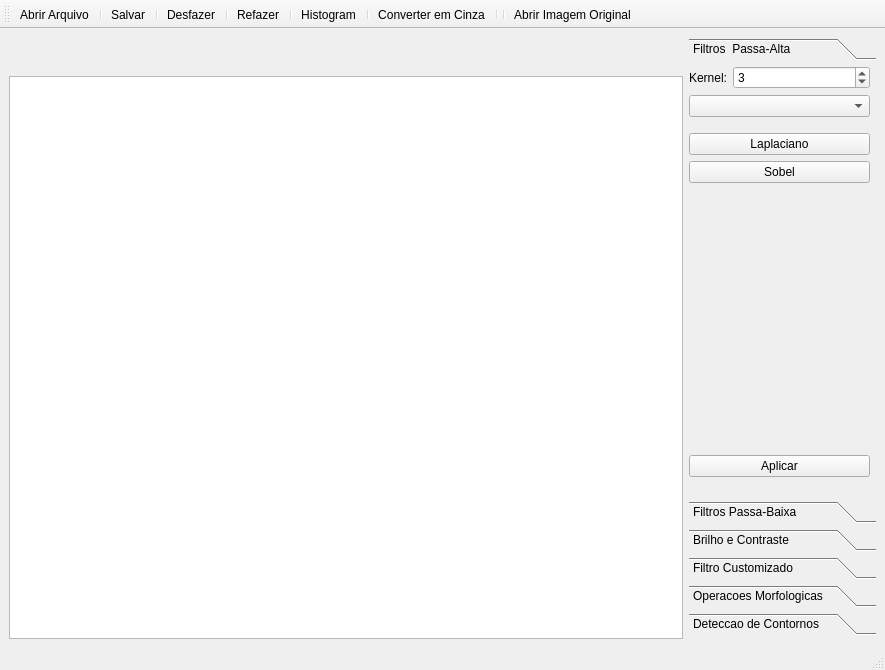
<?xml version="1.0" encoding="UTF-8"?>
<ui version="4.0">
 <class>MainWindow</class>
 <widget class="QMainWindow" name="MainWindow">
  <property name="geometry">
   <rect>
    <x>0</x>
    <y>0</y>
    <width>885</width>
    <height>670</height>
   </rect>
  </property>
  <property name="sizePolicy">
   <sizepolicy hsizetype="Preferred" vsizetype="Preferred">
    <horstretch>0</horstretch>
    <verstretch>0</verstretch>
   </sizepolicy>
  </property>
  <property name="windowTitle">
   <string>Editor de Imagem</string>
  </property>
  <property name="autoFillBackground">
   <bool>false</bool>
  </property>
  <property name="toolButtonStyle">
   <enum>Qt::ToolButtonIconOnly</enum>
  </property>
  <widget class="QWidget" name="centralwidget">
   <property name="enabled">
    <bool>true</bool>
   </property>
   <property name="sizePolicy">
    <sizepolicy hsizetype="Expanding" vsizetype="Expanding">
     <horstretch>0</horstretch>
     <verstretch>0</verstretch>
    </sizepolicy>
   </property>
   <property name="maximumSize">
    <size>
     <width>9999999</width>
     <height>9999999</height>
    </size>
   </property>
   <layout class="QHBoxLayout" name="horizontalLayout_17">
    <item>
     <layout class="QVBoxLayout" name="verticalLayout_26">
      <item alignment="Qt::AlignHCenter|Qt::AlignVCenter">
       <widget class="QWidget" name="horizontalWidget_4" native="true">
        <property name="sizePolicy">
         <sizepolicy hsizetype="Expanding" vsizetype="Fixed">
          <horstretch>0</horstretch>
          <verstretch>0</verstretch>
         </sizepolicy>
        </property>
        <layout class="QHBoxLayout" name="horizontalLayout_18">
         <property name="leftMargin">
          <number>1</number>
         </property>
         <item alignment="Qt::AlignHCenter|Qt::AlignVCenter">
          <widget class="QLabel" name="InfoEdit">
           <property name="text">
            <string/>
           </property>
          </widget>
         </item>
        </layout>
       </widget>
      </item>
      <item>
       <layout class="QHBoxLayout" name="horizontalLayout_16">
        <item>
         <widget class="QGraphicsView" name="GraphicEdit"/>
        </item>
       </layout>
      </item>
     </layout>
    </item>
    <item alignment="Qt::AlignTop">
     <widget class="QToolBox" name="toolBox">
      <property name="enabled">
       <bool>true</bool>
      </property>
      <property name="sizePolicy">
       <sizepolicy hsizetype="Fixed" vsizetype="Preferred">
        <horstretch>0</horstretch>
        <verstretch>0</verstretch>
       </sizepolicy>
      </property>
      <property name="minimumSize">
       <size>
        <width>187</width>
        <height>597</height>
       </size>
      </property>
      <property name="maximumSize">
       <size>
        <width>16777215</width>
        <height>597</height>
       </size>
      </property>
      <property name="currentIndex">
       <number>0</number>
      </property>
      <widget class="QWidget" name="FiltroAlto_4">
       <property name="geometry">
        <rect>
         <x>0</x>
         <y>0</y>
         <width>187</width>
         <height>417</height>
        </rect>
       </property>
       <attribute name="label">
        <string>Filtros  Passa-Alta</string>
       </attribute>
       <widget class="QWidget" name="verticalLayoutWidget_7">
        <property name="geometry">
         <rect>
          <x>0</x>
          <y>0</y>
          <width>181</width>
          <height>411</height>
         </rect>
        </property>
        <layout class="QVBoxLayout" name="verticalLayout_20">
         <item>
          <layout class="QFormLayout" name="formLayout_17">
           <item row="0" column="0">
            <widget class="QLabel" name="KernelLabelAlta_4">
             <property name="text">
              <string>Kernel:</string>
             </property>
            </widget>
           </item>
           <item row="0" column="1">
            <widget class="QSpinBox" name="KernelValueAlta_4">
             <property name="minimum">
              <number>0</number>
             </property>
             <property name="maximum">
              <number>101</number>
             </property>
             <property name="singleStep">
              <number>1</number>
             </property>
             <property name="value">
              <number>3</number>
             </property>
            </widget>
           </item>
          </layout>
         </item>
         <item>
          <widget class="QComboBox" name="ComboAlta"/>
         </item>
         <item>
          <spacer name="verticalSpacer_31">
           <property name="orientation">
            <enum>Qt::Vertical</enum>
           </property>
           <property name="sizeType">
            <enum>QSizePolicy::Preferred</enum>
           </property>
           <property name="sizeHint" stdset="0">
            <size>
             <width>20</width>
             <height>10</height>
            </size>
           </property>
          </spacer>
         </item>
         <item>
          <widget class="QPushButton" name="ButtonLaplace_4">
           <property name="text">
            <string>Laplaciano</string>
           </property>
          </widget>
         </item>
         <item>
          <widget class="QPushButton" name="ButtonSobel_4">
           <property name="text">
            <string>Sobel</string>
           </property>
          </widget>
         </item>
         <item>
          <spacer name="verticalSpacer_32">
           <property name="orientation">
            <enum>Qt::Vertical</enum>
           </property>
           <property name="sizeHint" stdset="0">
            <size>
             <width>20</width>
             <height>40</height>
            </size>
           </property>
          </spacer>
         </item>
         <item>
          <widget class="QPushButton" name="AplicarAlta">
           <property name="text">
            <string>Aplicar</string>
           </property>
          </widget>
         </item>
        </layout>
       </widget>
      </widget>
      <widget class="QWidget" name="FiltroBaixo_4">
       <property name="geometry">
        <rect>
         <x>0</x>
         <y>0</y>
         <width>98</width>
         <height>28</height>
        </rect>
       </property>
       <attribute name="label">
        <string>Filtros Passa-Baixa</string>
       </attribute>
       <widget class="QWidget" name="verticalLayoutWidget_20">
        <property name="geometry">
         <rect>
          <x>0</x>
          <y>0</y>
          <width>181</width>
          <height>411</height>
         </rect>
        </property>
        <layout class="QVBoxLayout" name="verticalLayout_21">
         <item>
          <layout class="QFormLayout" name="formLayout_18">
           <item row="0" column="0">
            <widget class="QLabel" name="KernelLabelBaixa_4">
             <property name="text">
              <string>Kernel:</string>
             </property>
            </widget>
           </item>
           <item row="0" column="1">
            <widget class="QSpinBox" name="KernelValueBaixa_4">
             <property name="minimum">
              <number>0</number>
             </property>
             <property name="maximum">
              <number>101</number>
             </property>
             <property name="singleStep">
              <number>1</number>
             </property>
             <property name="value">
              <number>3</number>
             </property>
            </widget>
           </item>
          </layout>
         </item>
         <item>
          <spacer name="verticalSpacer_33">
           <property name="orientation">
            <enum>Qt::Vertical</enum>
           </property>
           <property name="sizeType">
            <enum>QSizePolicy::Preferred</enum>
           </property>
           <property name="sizeHint" stdset="0">
            <size>
             <width>20</width>
             <height>10</height>
            </size>
           </property>
          </spacer>
         </item>
         <item>
          <widget class="QPushButton" name="ButtonMedia_4">
           <property name="text">
            <string>Media</string>
           </property>
          </widget>
         </item>
         <item>
          <widget class="QPushButton" name="ButtonGaus_4">
           <property name="text">
            <string>Gaussiano</string>
           </property>
          </widget>
         </item>
         <item>
          <widget class="QPushButton" name="ButtonMediana_4">
           <property name="text">
            <string>Mediana</string>
           </property>
          </widget>
         </item>
         <item>
          <spacer name="verticalSpacer_34">
           <property name="orientation">
            <enum>Qt::Vertical</enum>
           </property>
           <property name="sizeHint" stdset="0">
            <size>
             <width>20</width>
             <height>40</height>
            </size>
           </property>
          </spacer>
         </item>
         <item>
          <widget class="QPushButton" name="AplicarBaixa">
           <property name="text">
            <string>Aplicar</string>
           </property>
          </widget>
         </item>
        </layout>
       </widget>
      </widget>
      <widget class="QWidget" name="BrilhoContraste_4">
       <property name="geometry">
        <rect>
         <x>0</x>
         <y>0</y>
         <width>98</width>
         <height>28</height>
        </rect>
       </property>
       <attribute name="label">
        <string>Brilho e Contraste</string>
       </attribute>
       <widget class="QWidget" name="verticalLayoutWidget">
        <property name="geometry">
         <rect>
          <x>0</x>
          <y>0</y>
          <width>184</width>
          <height>411</height>
         </rect>
        </property>
        <layout class="QVBoxLayout" name="verticalLayout">
         <item>
          <layout class="QFormLayout" name="formLayout">
           <property name="sizeConstraint">
            <enum>QLayout::SetDefaultConstraint</enum>
           </property>
           <property name="formAlignment">
            <set>Qt::AlignLeading|Qt::AlignLeft|Qt::AlignTop</set>
           </property>
           <property name="horizontalSpacing">
            <number>7</number>
           </property>
           <property name="verticalSpacing">
            <number>0</number>
           </property>
           <property name="leftMargin">
            <number>0</number>
           </property>
           <item row="0" column="0">
            <widget class="QLabel" name="BrilhoLabel_4">
             <property name="text">
              <string>Brilho:</string>
             </property>
            </widget>
           </item>
           <item row="1" column="0">
            <widget class="QSlider" name="BrilhoSlider_4">
             <property name="minimumSize">
              <size>
               <width>125</width>
               <height>0</height>
              </size>
             </property>
             <property name="minimum">
              <number>-127</number>
             </property>
             <property name="maximum">
              <number>127</number>
             </property>
             <property name="orientation">
              <enum>Qt::Horizontal</enum>
             </property>
            </widget>
           </item>
           <item row="1" column="1">
            <widget class="QSpinBox" name="BrilhoValue">
             <property name="minimum">
              <number>-127</number>
             </property>
             <property name="maximum">
              <number>127</number>
             </property>
            </widget>
           </item>
           <item row="2" column="0">
            <widget class="QLabel" name="ConstrasteLabel_4">
             <property name="text">
              <string>Constraste:</string>
             </property>
            </widget>
           </item>
           <item row="3" column="0">
            <widget class="QSlider" name="ConstrasteSlider_4">
             <property name="minimumSize">
              <size>
               <width>125</width>
               <height>0</height>
              </size>
             </property>
             <property name="minimum">
              <number>0</number>
             </property>
             <property name="maximum">
              <number>30</number>
             </property>
             <property name="value">
              <number>10</number>
             </property>
             <property name="orientation">
              <enum>Qt::Horizontal</enum>
             </property>
            </widget>
           </item>
           <item row="3" column="1">
            <widget class="QDoubleSpinBox" name="ContrasteValue">
             <property name="decimals">
              <number>1</number>
             </property>
             <property name="minimum">
              <double>0.100000000000000</double>
             </property>
             <property name="maximum">
              <double>3.000000000000000</double>
             </property>
             <property name="singleStep">
              <double>0.100000000000000</double>
             </property>
             <property name="value">
              <double>0.100000000000000</double>
             </property>
            </widget>
           </item>
          </layout>
         </item>
         <item>
          <spacer name="verticalSpacer_3">
           <property name="orientation">
            <enum>Qt::Vertical</enum>
           </property>
           <property name="sizeHint" stdset="0">
            <size>
             <width>20</width>
             <height>40</height>
            </size>
           </property>
          </spacer>
         </item>
         <item>
          <spacer name="verticalSpacer_2">
           <property name="orientation">
            <enum>Qt::Vertical</enum>
           </property>
           <property name="sizeHint" stdset="0">
            <size>
             <width>20</width>
             <height>40</height>
            </size>
           </property>
          </spacer>
         </item>
         <item>
          <spacer name="verticalSpacer">
           <property name="orientation">
            <enum>Qt::Vertical</enum>
           </property>
           <property name="sizeHint" stdset="0">
            <size>
             <width>20</width>
             <height>40</height>
            </size>
           </property>
          </spacer>
         </item>
         <item>
          <widget class="QPushButton" name="AplicarBeC">
           <property name="text">
            <string>Aplicar</string>
           </property>
          </widget>
         </item>
        </layout>
       </widget>
      </widget>
      <widget class="QWidget" name="CustomFiltros_4">
       <property name="geometry">
        <rect>
         <x>0</x>
         <y>0</y>
         <width>98</width>
         <height>28</height>
        </rect>
       </property>
       <attribute name="label">
        <string>Filtro Customizado</string>
       </attribute>
       <widget class="QWidget" name="verticalLayoutWidget_22">
        <property name="geometry">
         <rect>
          <x>0</x>
          <y>0</y>
          <width>181</width>
          <height>411</height>
         </rect>
        </property>
        <layout class="QVBoxLayout" name="verticalLayout_23">
         <item>
          <layout class="QFormLayout" name="formLayout_19">
           <item row="0" column="0">
            <widget class="QLabel" name="KernelLabelCustom_4">
             <property name="text">
              <string>Kernel:</string>
             </property>
            </widget>
           </item>
           <item row="0" column="1">
            <widget class="QSpinBox" name="KernelValueCustom_4">
             <property name="minimum">
              <number>0</number>
             </property>
             <property name="maximum">
              <number>31</number>
             </property>
             <property name="singleStep">
              <number>1</number>
             </property>
             <property name="value">
              <number>3</number>
             </property>
            </widget>
           </item>
          </layout>
         </item>
         <item>
          <widget class="QPushButton" name="ButtonCustomize">
           <property name="text">
            <string>Customize</string>
           </property>
          </widget>
         </item>
         <item>
          <spacer name="verticalSpacer_37">
           <property name="orientation">
            <enum>Qt::Vertical</enum>
           </property>
           <property name="sizeHint" stdset="0">
            <size>
             <width>20</width>
             <height>40</height>
            </size>
           </property>
          </spacer>
         </item>
         <item>
          <widget class="QPushButton" name="AplicarCustom">
           <property name="text">
            <string>Aplicar</string>
           </property>
          </widget>
         </item>
        </layout>
       </widget>
      </widget>
      <widget class="QWidget" name="OpMorf_4">
       <property name="geometry">
        <rect>
         <x>0</x>
         <y>0</y>
         <width>98</width>
         <height>28</height>
        </rect>
       </property>
       <attribute name="label">
        <string>Operacoes Morfologicas</string>
       </attribute>
       <widget class="QWidget" name="verticalLayoutWidget_23">
        <property name="geometry">
         <rect>
          <x>0</x>
          <y>0</y>
          <width>181</width>
          <height>411</height>
         </rect>
        </property>
        <layout class="QVBoxLayout" name="verticalLayout_24">
         <item>
          <layout class="QFormLayout" name="formLayout_20">
           <item row="0" column="0">
            <widget class="QLabel" name="KernelLabel">
             <property name="text">
              <string>Kernel:</string>
             </property>
            </widget>
           </item>
           <item row="0" column="1">
            <widget class="QSpinBox" name="KernelValueMorf">
             <property name="minimum">
              <number>0</number>
             </property>
             <property name="maximum">
              <number>101</number>
             </property>
             <property name="singleStep">
              <number>1</number>
             </property>
             <property name="value">
              <number>3</number>
             </property>
            </widget>
           </item>
          </layout>
         </item>
         <item>
          <spacer name="verticalSpacer_38">
           <property name="orientation">
            <enum>Qt::Vertical</enum>
           </property>
           <property name="sizeType">
            <enum>QSizePolicy::Preferred</enum>
           </property>
           <property name="sizeHint" stdset="0">
            <size>
             <width>20</width>
             <height>10</height>
            </size>
           </property>
          </spacer>
         </item>
         <item>
          <widget class="QPushButton" name="ButtonErosao">
           <property name="text">
            <string>Erosao</string>
           </property>
          </widget>
         </item>
         <item>
          <widget class="QPushButton" name="ButtonDilatacao">
           <property name="text">
            <string>Dilatacao</string>
           </property>
          </widget>
         </item>
         <item>
          <widget class="QPushButton" name="ButtonAbertura">
           <property name="text">
            <string>Abertura</string>
           </property>
          </widget>
         </item>
         <item>
          <widget class="QPushButton" name="ButtonFechamento">
           <property name="text">
            <string>Fechamento</string>
           </property>
          </widget>
         </item>
         <item>
          <widget class="QPushButton" name="ButtonGradiente">
           <property name="text">
            <string>Gradiente</string>
           </property>
          </widget>
         </item>
         <item>
          <spacer name="verticalSpacer_39">
           <property name="orientation">
            <enum>Qt::Vertical</enum>
           </property>
           <property name="sizeHint" stdset="0">
            <size>
             <width>20</width>
             <height>40</height>
            </size>
           </property>
          </spacer>
         </item>
         <item>
          <widget class="QPushButton" name="AplicarMorf">
           <property name="text">
            <string>Aplicar</string>
           </property>
          </widget>
         </item>
        </layout>
       </widget>
      </widget>
      <widget class="QWidget" name="ContourDetec_4">
       <property name="geometry">
        <rect>
         <x>0</x>
         <y>0</y>
         <width>187</width>
         <height>417</height>
        </rect>
       </property>
       <attribute name="label">
        <string>Deteccao de Contornos</string>
       </attribute>
       <widget class="QWidget" name="verticalLayoutWidget_24">
        <property name="geometry">
         <rect>
          <x>0</x>
          <y>0</y>
          <width>181</width>
          <height>411</height>
         </rect>
        </property>
        <layout class="QVBoxLayout" name="verticalLayout_25">
         <item>
          <widget class="QLabel" name="label_13">
           <property name="text">
            <string>Espessura:</string>
           </property>
          </widget>
         </item>
         <item>
          <widget class="QSpinBox" name="EspessuraValue">
           <property name="maximum">
            <number>100</number>
           </property>
          </widget>
         </item>
         <item>
          <layout class="QFormLayout" name="formLayout_21">
           <item row="0" column="0">
            <widget class="QLabel" name="label_14">
             <property name="text">
              <string>B:</string>
             </property>
            </widget>
           </item>
           <item row="0" column="1">
            <widget class="QSpinBox" name="BValue">
             <property name="maximum">
              <number>255</number>
             </property>
            </widget>
           </item>
           <item row="1" column="0">
            <widget class="QLabel" name="label_15">
             <property name="text">
              <string>G:</string>
             </property>
            </widget>
           </item>
           <item row="1" column="1">
            <widget class="QSpinBox" name="GValue">
             <property name="maximum">
              <number>255</number>
             </property>
            </widget>
           </item>
           <item row="2" column="0">
            <widget class="QLabel" name="label_16">
             <property name="text">
              <string>R:</string>
             </property>
            </widget>
           </item>
           <item row="2" column="1">
            <widget class="QSpinBox" name="RValue">
             <property name="maximum">
              <number>255</number>
             </property>
            </widget>
           </item>
          </layout>
         </item>
         <item>
          <widget class="QPushButton" name="ButtonDetec_4">
           <property name="text">
            <string>Detectar</string>
           </property>
          </widget>
         </item>
         <item>
          <spacer name="verticalSpacer_40">
           <property name="orientation">
            <enum>Qt::Vertical</enum>
           </property>
           <property name="sizeHint" stdset="0">
            <size>
             <width>20</width>
             <height>40</height>
            </size>
           </property>
          </spacer>
         </item>
         <item>
          <widget class="QPushButton" name="AplicarContorn">
           <property name="text">
            <string>Aplicar</string>
           </property>
          </widget>
         </item>
        </layout>
       </widget>
      </widget>
     </widget>
    </item>
   </layout>
  </widget>
  <widget class="QStatusBar" name="statusbar"/>
  <widget class="QToolBar" name="toolBar">
   <property name="sizePolicy">
    <sizepolicy hsizetype="Preferred" vsizetype="Expanding">
     <horstretch>0</horstretch>
     <verstretch>0</verstretch>
    </sizepolicy>
   </property>
   <property name="windowTitle">
    <string>toolBar</string>
   </property>
   <attribute name="toolBarArea">
    <enum>TopToolBarArea</enum>
   </attribute>
   <attribute name="toolBarBreak">
    <bool>false</bool>
   </attribute>
   <addaction name="actionAbrir_Arquivo"/>
   <addaction name="separator"/>
   <addaction name="actionSalvar"/>
   <addaction name="separator"/>
   <addaction name="actionDesfazer"/>
   <addaction name="separator"/>
   <addaction name="actionRefazer"/>
   <addaction name="separator"/>
   <addaction name="actionHistogram"/>
   <addaction name="separator"/>
   <addaction name="actionConverter_em_Cinza"/>
   <addaction name="separator"/>
   <addaction name="separator"/>
   <addaction name="actionImgOriginal"/>
  </widget>
  <action name="actionSettings">
   <property name="text">
    <string>Settings</string>
   </property>
  </action>
  <action name="actionHistogram">
   <property name="icon">
    <iconset>
     <normaloff>Icons/icons8-gráfico-de-barras-48.png</normaloff>Icons/icons8-gráfico-de-barras-48.png</iconset>
   </property>
   <property name="text">
    <string>Histogram</string>
   </property>
   <property name="whatsThis">
    <string>Histograma</string>
   </property>
   <property name="shortcut">
    <string>Ctrl+H</string>
   </property>
  </action>
  <action name="actionConverter_em_Cinza">
   <property name="icon">
    <iconset>
     <normaloff>Icons/icons8-escala-de-cinza-50.png</normaloff>Icons/icons8-escala-de-cinza-50.png</iconset>
   </property>
   <property name="text">
    <string>Converter em Cinza</string>
   </property>
   <property name="whatsThis">
    <string>Converter em Cinza</string>
   </property>
   <property name="shortcut">
    <string>Ctrl+T</string>
   </property>
  </action>
  <action name="actionAbrir_Arquivo">
   <property name="icon">
    <iconset>
     <normaloff>Icons/icons8-abrir-pasta-40.png</normaloff>Icons/icons8-abrir-pasta-40.png</iconset>
   </property>
   <property name="text">
    <string>Abrir Arquivo</string>
   </property>
   <property name="whatsThis">
    <string>Abrir</string>
   </property>
   <property name="shortcut">
    <string>Ctrl+F</string>
   </property>
  </action>
  <action name="actionSalvar">
   <property name="icon">
    <iconset>
     <normaloff>Icons/icons8-salvar-48.png</normaloff>Icons/icons8-salvar-48.png</iconset>
   </property>
   <property name="text">
    <string>Salvar</string>
   </property>
   <property name="whatsThis">
    <string>Salvar</string>
   </property>
   <property name="shortcut">
    <string>Ctrl+S</string>
   </property>
  </action>
  <action name="actionImgOriginal">
   <property name="icon">
    <iconset>
     <normaloff>Icons/icons8-cortar-64.png</normaloff>Icons/icons8-cortar-64.png</iconset>
   </property>
   <property name="text">
    <string>Abrir Imagem Original</string>
   </property>
   <property name="whatsThis">
    <string>Abrir Imagem Original</string>
   </property>
   <property name="shortcut">
    <string>Ctrl+O</string>
   </property>
  </action>
  <action name="actionDesfazer">
   <property name="icon">
    <iconset>
     <normaloff>Icons/icons8-desfazer-48.png</normaloff>Icons/icons8-desfazer-48.png</iconset>
   </property>
   <property name="text">
    <string>Desfazer</string>
   </property>
   <property name="shortcut">
    <string>Ctrl+Z</string>
   </property>
  </action>
  <action name="actionRefazer">
   <property name="icon">
    <iconset>
     <normaloff>Icons/icons8-refazer-48.png</normaloff>Icons/icons8-refazer-48.png</iconset>
   </property>
   <property name="text">
    <string>Refazer</string>
   </property>
   <property name="shortcut">
    <string>Ctrl+Shift+Z</string>
   </property>
  </action>
 </widget>
 <resources/>
 <connections>
  <connection>
   <sender>BrilhoSlider_4</sender>
   <signal>valueChanged(int)</signal>
   <receiver>BrilhoValue</receiver>
   <slot>setValue(int)</slot>
   <hints>
    <hint type="sourcelabel">
     <x>767</x>
     <y>167</y>
    </hint>
    <hint type="destinationlabel">
     <x>832</x>
     <y>166</y>
    </hint>
   </hints>
  </connection>
 </connections>
</ui>
